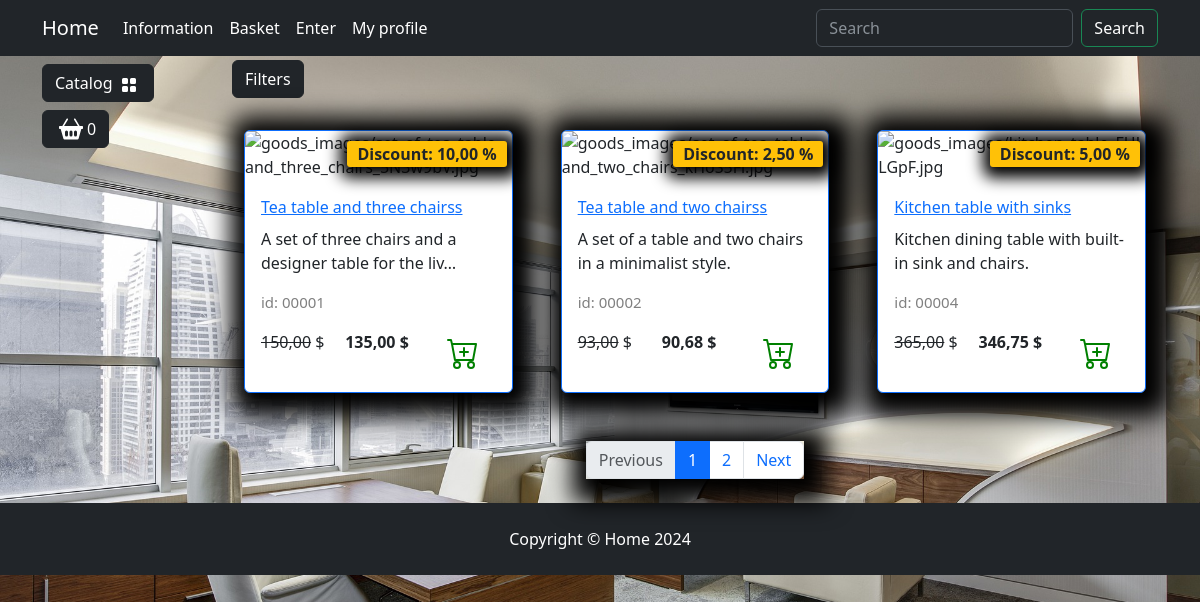
Page /catalog/kitchen/ on the committed database.
### goods/models.py (models this page shows, shortened)
class Products(models.Model):
    name = models.CharField(max_length=150, unique=True, verbose_name='Name')
    slug = models.SlugField(max_length=200, unique=True, blank=True, null=True, verbose_name='URL')
    description = models.TextField(blank=True, null=True, verbose_name='Description')
    image = models. ImageField(upload_to='goods_images', blank=True, null=True, verbose_name='Image')
    price = models.DecimalField(default=0.00, max_digits=7, decimal_places=2, verbose_name='Price')
    discount = models.DecimalField(default=0.00, max_digits=4, decimal_places=2, verbose_name='Discount')
    quantity = models.PositiveBigIntegerField(default=0, verbose_name='Quantity')
    category = models.ForeignKey(to=Categories, on_delete=models.CASCADE, verbose_name='Category')
    class Meta:
        db_table= 'product'
        verbose_name='Product'
        verbose_name_plural='Products'
        ordering=("id",)
    def display_id(self):
        return f"{self.id:05}"
    def sell_price(self):
        if self.discount:
            return round(self.price - self.price*self.discount/100, 2)
        return self.price

### goods/views.py (the view)
# urls.py: path('catalog/', include('goods.urls', namespace='catalog')),
def catalog(request, category_slug=None):
    page= request.GET.get('page',1)
    on_sale = request.GET.get("on_sale",None)
    order_by = request.GET.get("order_by", None)
    query = request.GET.get('q', None)
    if category_slug =='all':
       goods= Products.objects.all()
    elif query:
        goods=q_search(query)
    else:
         goods= Products.objects.filter(category__slug=category_slug)
    if on_sale:
            goods = goods.filter(discount__gt=0)
    if order_by and order_by != "default":
            goods = goods.order_by(order_by)
    paginator=Paginator(goods, 3)
    current_page=paginator.page(int(page))
    context= {
        'title':'Home - Catalog',
        'goods': current_page ,
        'slug_url': category_slug
    }
    return render(request, 'goods/catalog.html', context)

### goods/templatetags/goods_tags.py (called while the page is built)
@register.simple_tag()
def tag_categories():
    return Categories.objects.all()

@register.simple_tag(takes_context=True)
def change_params(context, **kwargs):
    query = context['request'].GET.dict()
    query.update(kwargs)
    return urlencode(query)

### goods/templates/goods/catalog.html (shortened to what this page needs)
{% extends  "main/base.html" %}
{%  load static %}
{%  load goods_tags %}
{% block content %}
 <div class="row">
                        <div class="dropdown mb-2">
                            <button class="btn btn-secondary dropdown-toggle btn-dark" type="button" data-bs-toggle="dropdown"
                                aria-expanded="false">
                                Filters
                            </button>
                        </div>
                     {% for product in goods %}
                        <div class="col-lg-4 col-md-6 p-4">
                            <div class="card border-primary rounded custom-shadow">
                                <div class="card-body">
                                    <a href="{% url "catalog:product" product.slug %}">
                                        <p class="card-title">{{ product.name }}s</p>
                                    </a>
                                    <p class="card-text">{{ product.description|truncatechars:55}}</p>
                                    <p class="product_id">id: {{ product.display_id }} </p>
                                    <div class="d-flex justify-content-between">
                                      {% if product.discount %}
                                        <p><s>{{ product.price}}</s> $</p>
                                        <p><strong>{{ product.sell_price}} $</strong></p>
                                        <span class="badge bg-warning text-dark">Discount: {{product.discount}} %</span>
                                      {% else %}
                                         <p><strong>{{ product.price }}$</strong></p>
                                      {% endif %}
                                        <a href="#" class="btn add-to-cart">
                                            <img class="mx-1" src="{% static "deps/icons/cart-plus.svg" %}" alt="Catalog Icon"
                                                width="32" height="32">
                                        </a>
                                    </div>
                                </div>
                            </div>
                        </div>
                     {% endfor%}
                    </div>
{% if goods %}
    <nav aria-label="Page navigation example">
        <ul class="pagination justify-content-center my-4">
            <div class="custom-shadow d-flex">
                <li class="page-item {% if not goods.has_previous %}disabled{% endif %}">
                <a class="page-link" href="{% if goods.has_previous %}
                ?{% change_params page=goods.previous_page_number %}{% else %}
                #
                {% endif %}">Previous</a>
                </li>
                {% for page in goods.paginator.page_range %}
                {% if page >= goods.number|add:-2 and page <= goods.number|add:2 %}
                    <li class="page-item {% if goods.number == page %} active {% endif %}">
                        <a class="page-link" href="?{% change_params page=page %}">{{ page }}</a>
                    </li>
                {% endif %}
                {% endfor %}
            <li class="page-item {% if not goods.has_next %}disabled{% endif %}">
                <a class="page-link" href="{% if goods.has_next %}?{% change_params page=goods.next_page_number %}{% else %}
                #
                {% endif %}">Next</a>
                </li>
            </div>
        </ul>
    </nav>
{% endif %}
{% endblock  %}
{% block footer %}
 <footer class="py-4 bg-dark">
        <div class="container">
            <p class="m-0 text-center text-white">Copyright &copy; Home 2024</p>
        </div>
    </footer>
{% endblock %}

### static/deps/css/my_css.css (style rules this page uses)
body { background-image: url("../images/bg-image.jpg"); background-repeat: no-repeat; background-attachment: fixed; background-position: center center; background-size: cover; height: 100%; }
.dropdown-toggle::after { content: none; }
.custom-shadow { box-shadow: 5px 5px 25px 19px #000000; }
.product_id { color: gray; font-size: 15px; }
.badge.bg-warning.text-dark { position: absolute; top: 10px; right: 5px; z-index: 1; padding: 5px 10px; border-radius: 3px; font-size: 1rem; box-shadow: 2px 2px 15px 9px #000000; }

### rows in the picture
Products: name "Tea table and three chairs", description "A set of three chairs and a designer table for the liv…", display_id "00001", price "150,00", sell_price "135,00", discount "10,00"
Products: name "Tea table and two chairs", description "A set of a table and two chairs in a minimalist style.", display_id "00002", price "93,00", sell_price "90,68", discount "2,50"
Products: name "Kitchen table with sink", description "Kitchen dining table with built-in sink and chairs.", display_id "00004", price "365,00", sell_price "346,75", discount "5,00"

### other values in the picture
{{ page }} "1" "2"
